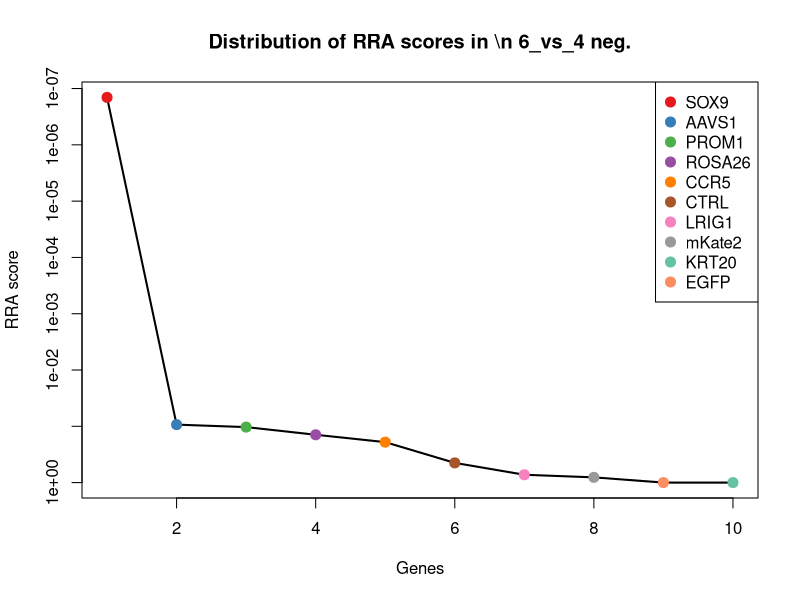
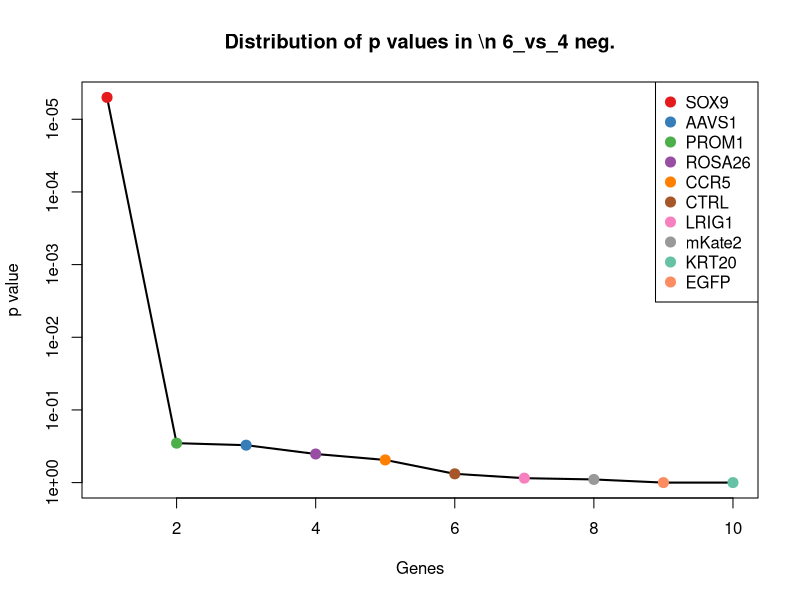
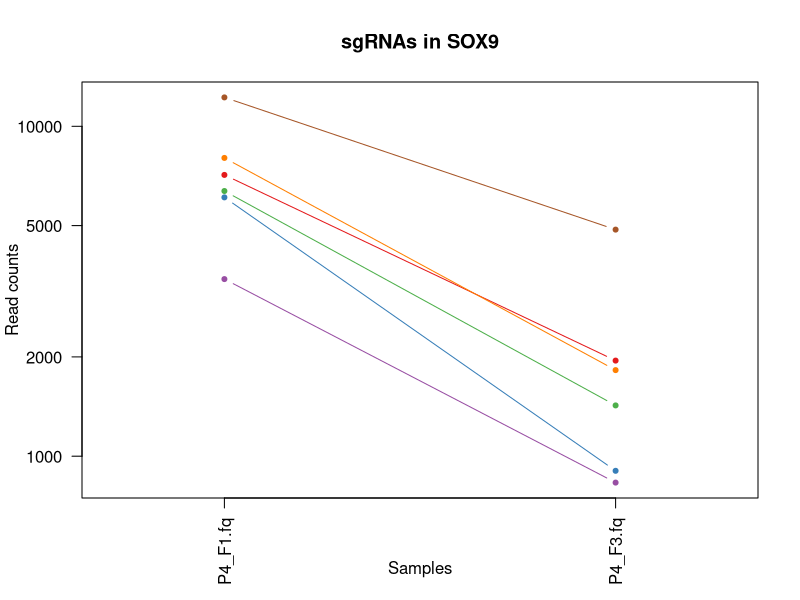
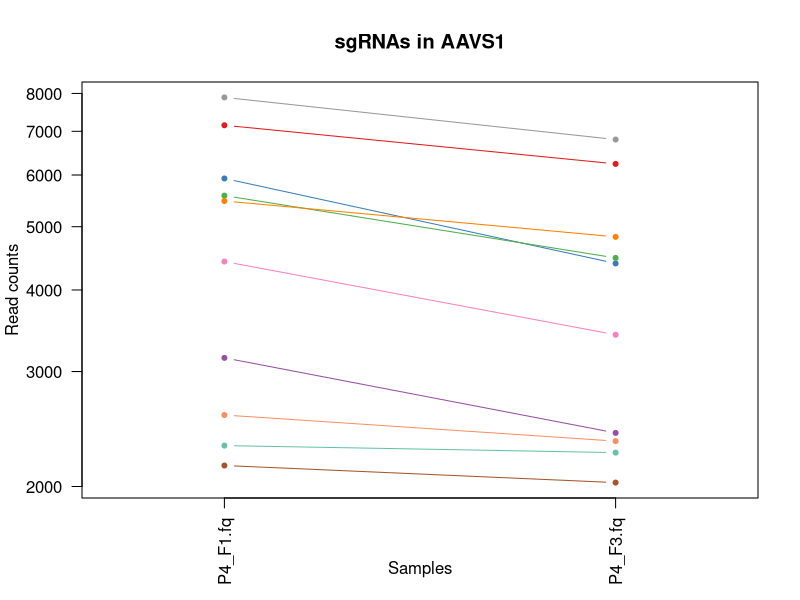
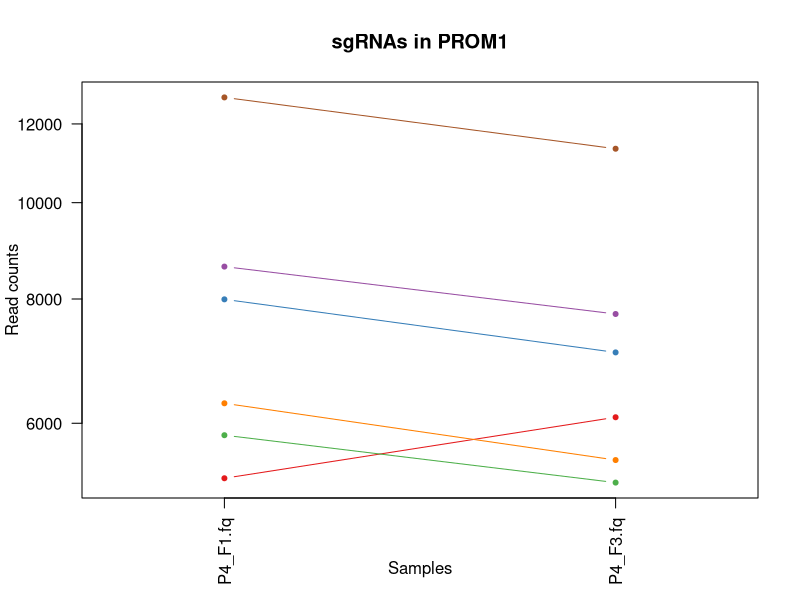
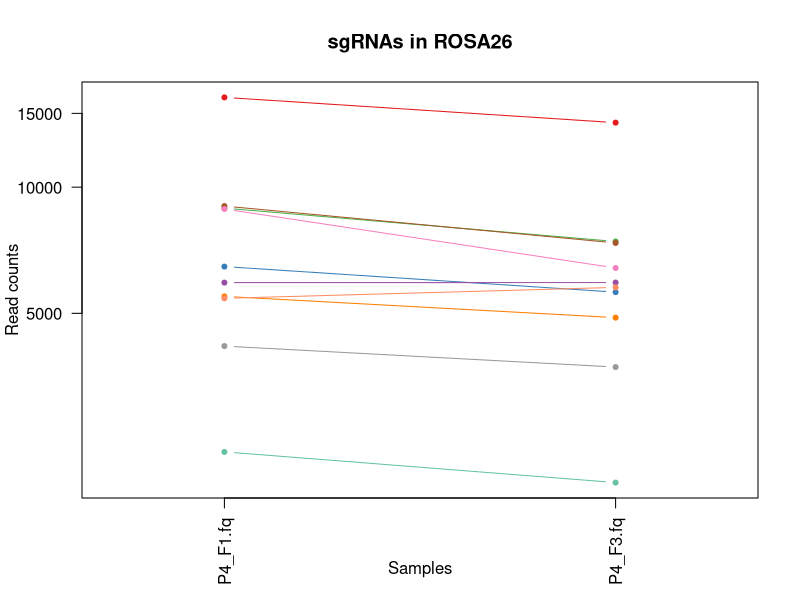
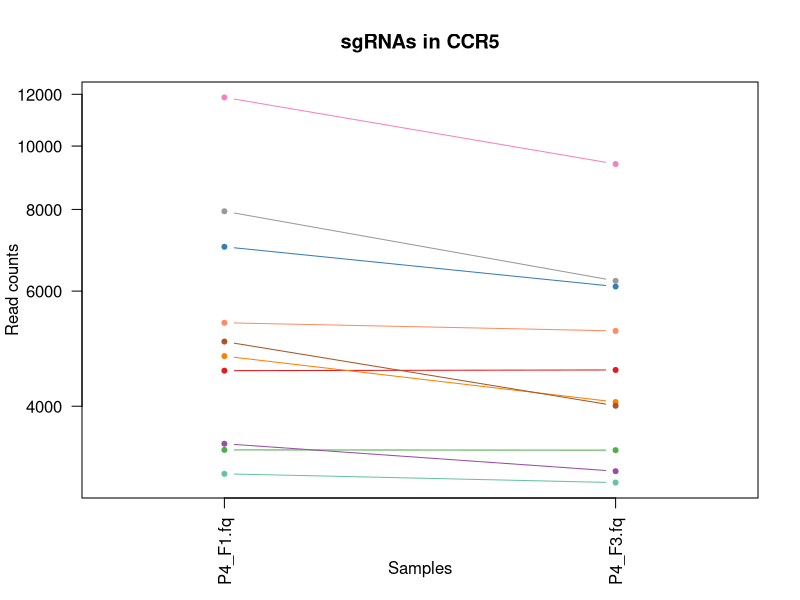
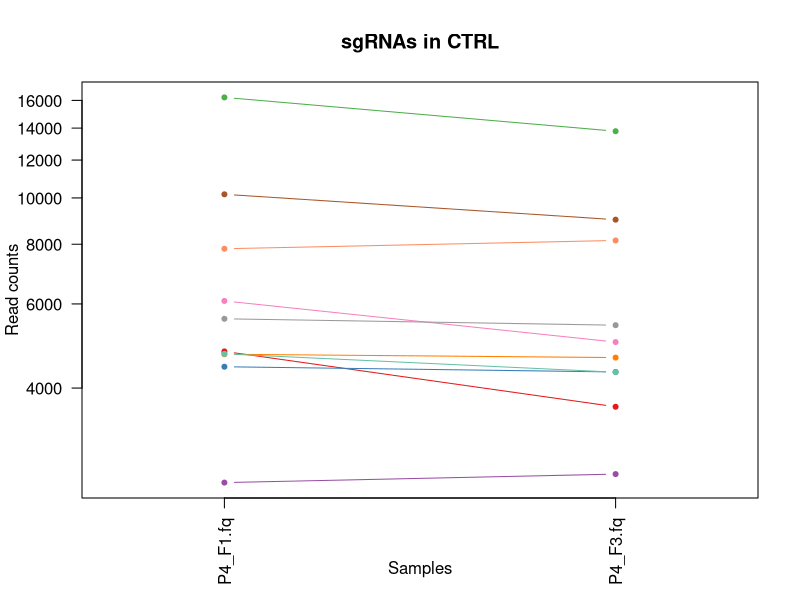

Reproduce these figures in R, in order. (Note: this script raises an error after producing the figures.)
pdf(file='P4_46_day7.pdf',width=4.5,height=4.5);
gstable=read.table('P4_46_day7.gene_summary.txt',header=T)
# 
#
# parameters
# Do not modify the variables beginning with "__"

# gstablename='__GENE_SUMMARY_FILE__'
startindex=3
# outputfile='__OUTPUT_FILE__'
targetgenelist=c("SOX9","AAVS1","PROM1","ROSA26","CCR5","CTRL","LRIG1","mKate2","KRT20","EGFP")
# samplelabel=sub('.\\w+.\\w+$','',colnames(gstable)[startindex]);
samplelabel='6_vs_4 neg.'


# You need to write some codes in front of this code:
# gstable=read.table(gstablename,header=T)
# pdf(file=outputfile,width=6,height=6)


# set up color using RColorBrewer
#library(RColorBrewer)
#colors <- brewer.pal(length(targetgenelist), "Set1")

colors=c( "#E41A1C", "#377EB8", "#4DAF4A", "#984EA3", "#FF7F00",  "#A65628", "#F781BF",
          "#999999", "#66C2A5", "#FC8D62", "#8DA0CB", "#E78AC3", "#A6D854", "#FFD92F", "#E5C494", "#B3B3B3", 
          "#8DD3C7", "#FFFFB3", "#BEBADA", "#FB8072", "#80B1D3", "#FDB462", "#B3DE69", "#FCCDE5",
          "#D9D9D9", "#BC80BD", "#CCEBC5", "#FFED6F")

######
# function definition

plotrankedvalues<-function(val, tglist, ...){
  
  plot(val,log='y',ylim=c(max(val),min(val)),type='l',lwd=2, ...)
  if(length(tglist)>0){
    for(i in 1:length(tglist)){
      targetgene=tglist[i];
      tx=which(names(val)==targetgene);ty=val[targetgene];
      points(tx,ty,col=colors[(i %% length(colors)) ],cex=2,pch=20)
      # text(tx+50,ty,targetgene,col=colors[i])
    }
    legend('topright',tglist,pch=20,pt.cex = 2,cex=1,col=colors)
  }
}



plotrandvalues<-function(val,targetgenelist, ...){
  # choose the one with the best distance distribution
  
  mindiffvalue=0;
  randval=val;
  for(i in 1:20){
    randval0=sample(val)
    vindex=sort(which(names(randval0) %in% targetgenelist))
    if(max(vindex)>0.9*length(val)){
      # print('pass...')
      next;
    }
    mindiffind=min(diff(vindex));
    if (mindiffind > mindiffvalue){
      mindiffvalue=mindiffind;
      randval=randval0;
      # print(paste('Diff: ',mindiffvalue))
    }
  }
  plot(randval,log='y',ylim=c(max(randval),min(randval)),pch=20,col='grey', ...)
  
  if(length(targetgenelist)>0){
    for(i in 1:length(targetgenelist)){
      targetgene=targetgenelist[i];
      tx=which(names(randval)==targetgene);ty=randval[targetgene];
      points(tx,ty,col=colors[(i %% length(colors)) ],cex=2,pch=20)
      text(tx+50,ty,targetgene,col=colors[i])
    }
  }
  
}




# set.seed(1235)



pvec=gstable[,startindex]
names(pvec)=gstable[,'id']
pvec=sort(pvec);

plotrankedvalues(pvec,targetgenelist,xlab='Genes',ylab='RRA score',main=paste('Distribution of RRA scores in \\n',samplelabel))

# plotrandvalues(pvec,targetgenelist,xlab='Genes',ylab='RRA score',main=paste('Distribution of RRA scores in \\n',samplelabel))


pvec=gstable[,startindex+1]
names(pvec)=gstable[,'id']
pvec=sort(pvec);

plotrankedvalues(pvec,targetgenelist,xlab='Genes',ylab='p value',main=paste('Distribution of p values in \\n',samplelabel))

# plotrandvalues(pvec,targetgenelist,xlab='Genes',ylab='p value',main=paste('Distribution of p values in \\n',samplelabel))



# you need to write after this code:
# dev.off()






# parameters
# Do not modify the variables beginning with "__"
targetmat=list(c(7121.442555638859,1948.1722943930413),c(6088.079012827491,902.1819962678186),c(6364.5416898602225,1424.562579937877),c(3441.4546046482965,830.8924107316694),c(8018.260507964547,1822.8009543122273),c(12232.63058468301,4861.212255094309))
targetgene="SOX9"
collabel=c("P4_F1.fq","P4_F3.fq")

# set up color using RColorBrewer
#library(RColorBrewer)
#colors <- brewer.pal(length(targetgenelist), "Set1")

colors=c( "#E41A1C", "#377EB8", "#4DAF4A", "#984EA3", "#FF7F00",  "#A65628", "#F781BF",
          "#999999", "#66C2A5", "#FC8D62", "#8DA0CB", "#E78AC3", "#A6D854", "#FFD92F", "#E5C494", "#B3B3B3", 
          "#8DD3C7", "#FFFFB3", "#BEBADA", "#FB8072", "#80B1D3", "#FDB462", "#B3DE69", "#FCCDE5",
          "#D9D9D9", "#BC80BD", "#CCEBC5", "#FFED6F")


## code

targetmatvec=unlist(targetmat)+1
yrange=range(targetmatvec[targetmatvec>0]);
# yrange[1]=1; # set the minimum value to 1
for(i in 1:length(targetmat)){
  vali=targetmat[[i]]+1;
  if(i==1){
    plot(1:length(vali),vali,type='b',las=1,pch=20,main=paste('sgRNAs in',targetgene),ylab='Read counts',xlab='Samples',xlim=c(0.7,length(vali)+0.3),ylim = yrange,col=colors[(i %% length(colors))],xaxt='n',log='y')
    axis(1,at=1:length(vali),labels=(collabel),las=2)
    # lines(0:100,rep(1,101),col='black');
  }else{
    lines(1:length(vali),vali,type='b',pch=20,col=colors[(i %% length(colors))])
  }
}




# parameters
# Do not modify the variables beginning with "__"
targetmat=list(c(7149.257398145201,6239.067865198156),c(5926.247201881502,4391.684295183809),c(5578.140233544557,4477.72345014123),c(3147.291573293348,2415.241992733329),c(5473.623855641939,4823.109200756022),c(2152.700235187791,2026.8366646398267),c(4420.8742104776675,3414.5253210245232),c(7887.615035586275,6798.322372421396),c(2309.474802041718,2252.9967290993345),c(2572.4514948289498,2346.4106687673916))
targetgene="AAVS1"
collabel=c("P4_F1.fq","P4_F3.fq")

# set up color using RColorBrewer
#library(RColorBrewer)
#colors <- brewer.pal(length(targetgenelist), "Set1")

colors=c( "#E41A1C", "#377EB8", "#4DAF4A", "#984EA3", "#FF7F00",  "#A65628", "#F781BF",
          "#999999", "#66C2A5", "#FC8D62", "#8DA0CB", "#E78AC3", "#A6D854", "#FFD92F", "#E5C494", "#B3B3B3", 
          "#8DD3C7", "#FFFFB3", "#BEBADA", "#FB8072", "#80B1D3", "#FDB462", "#B3DE69", "#FCCDE5",
          "#D9D9D9", "#BC80BD", "#CCEBC5", "#FFED6F")


## code

targetmatvec=unlist(targetmat)+1
yrange=range(targetmatvec[targetmatvec>0]);
# yrange[1]=1; # set the minimum value to 1
for(i in 1:length(targetmat)){
  vali=targetmat[[i]]+1;
  if(i==1){
    plot(1:length(vali),vali,type='b',las=1,pch=20,main=paste('sgRNAs in',targetgene),ylab='Read counts',xlab='Samples',xlim=c(0.7,length(vali)+0.3),ylim = yrange,col=colors[(i %% length(colors))],xaxt='n',log='y')
    axis(1,at=1:length(vali),labels=(collabel),las=2)
    # lines(0:100,rep(1,101),col='black');
  }else{
    lines(1:length(vali),vali,type='b',pch=20,col=colors[(i %% length(colors))])
  }
}




# parameters
# Do not modify the variables beginning with "__"
targetmat=list(c(5281.448580143578,6082.968255489692),c(7992.974287504237,7068.73114514472),c(5835.216808224383,5228.722359841008),c(8622.601176965974,7726.316115176441),c(6282.782910371884,5508.964178845181),c(12758.583970257474,11328.898446322184))
targetgene="PROM1"
collabel=c("P4_F1.fq","P4_F3.fq")

# set up color using RColorBrewer
#library(RColorBrewer)
#colors <- brewer.pal(length(targetgenelist), "Set1")

colors=c( "#E41A1C", "#377EB8", "#4DAF4A", "#984EA3", "#FF7F00",  "#A65628", "#F781BF",
          "#999999", "#66C2A5", "#FC8D62", "#8DA0CB", "#E78AC3", "#A6D854", "#FFD92F", "#E5C494", "#B3B3B3", 
          "#8DD3C7", "#FFFFB3", "#BEBADA", "#FB8072", "#80B1D3", "#FDB462", "#B3DE69", "#FCCDE5",
          "#D9D9D9", "#BC80BD", "#CCEBC5", "#FFED6F")


## code

targetmatvec=unlist(targetmat)+1
yrange=range(targetmatvec[targetmatvec>0]);
# yrange[1]=1; # set the minimum value to 1
for(i in 1:length(targetmat)){
  vali=targetmat[[i]]+1;
  if(i==1){
    plot(1:length(vali),vali,type='b',las=1,pch=20,main=paste('sgRNAs in',targetgene),ylab='Read counts',xlab='Samples',xlim=c(0.7,length(vali)+0.3),ylim = yrange,col=colors[(i %% length(colors))],xaxt='n',log='y')
    axis(1,at=1:length(vali),labels=(collabel),las=2)
    # lines(0:100,rep(1,101),col='black');
  }else{
    lines(1:length(vali),vali,type='b',pch=20,col=colors[(i %% length(colors))])
  }
}




# parameters
# Do not modify the variables beginning with "__"
targetmat=list(c(16374.513496081916,14254.229714874511),c(6462.315075640091,5615.898557149405),c(8910.864090213518,7417.804288114829),c(5917.818461728066,5919.493861070591),c(5486.266965872095,4882.10747844111),c(9012.00897205476,7360.035141214847),c(8867.034641415645,6413.604436683211),c(4174.754997997309,3720.578886515922),c(2333.9181484866845,1971.5257793100557),c(5428.951532828723,5764.623382147233))
targetgene="ROSA26"
collabel=c("P4_F1.fq","P4_F3.fq")

# set up color using RColorBrewer
#library(RColorBrewer)
#colors <- brewer.pal(length(targetgenelist), "Set1")

colors=c( "#E41A1C", "#377EB8", "#4DAF4A", "#984EA3", "#FF7F00",  "#A65628", "#F781BF",
          "#999999", "#66C2A5", "#FC8D62", "#8DA0CB", "#E78AC3", "#A6D854", "#FFD92F", "#E5C494", "#B3B3B3", 
          "#8DD3C7", "#FFFFB3", "#BEBADA", "#FB8072", "#80B1D3", "#FDB462", "#B3DE69", "#FCCDE5",
          "#D9D9D9", "#BC80BD", "#CCEBC5", "#FFED6F")


## code

targetmatvec=unlist(targetmat)+1
yrange=range(targetmatvec[targetmatvec>0]);
# yrange[1]=1; # set the minimum value to 1
for(i in 1:length(targetmat)){
  vali=targetmat[[i]]+1;
  if(i==1){
    plot(1:length(vali),vali,type='b',las=1,pch=20,main=paste('sgRNAs in',targetgene),ylab='Read counts',xlab='Samples',xlim=c(0.7,length(vali)+0.3),ylim = yrange,col=colors[(i %% length(colors))],xaxt='n',log='y')
    axis(1,at=1:length(vali),labels=(collabel),las=2)
    # lines(0:100,rep(1,101),col='black');
  }else{
    lines(1:length(vali),vali,type='b',pch=20,col=colors[(i %% length(colors))])
  }
}




# parameters
# Do not modify the variables beginning with "__"
targetmat=list(c(4532.976454518379,4544.096512536955),c(7012.711807659522,6096.488694125858),c(3428.811494418141,3425.5874980904773),c(3503.82728178373,3180.9904718543794),c(4770.6669268453,4058.5898524200775),c(5021.84338341772,4005.7372286605187),c(11868.509010054535,9386.871805854673),c(7946.6162166603335,6219.40177263646),c(3151.5059433700662,3055.619131773565),c(5365.735981677947,5213.972790419736))
targetgene="CCR5"
collabel=c("P4_F1.fq","P4_F3.fq")

# set up color using RColorBrewer
#library(RColorBrewer)
#colors <- brewer.pal(length(targetgenelist), "Set1")

colors=c( "#E41A1C", "#377EB8", "#4DAF4A", "#984EA3", "#FF7F00",  "#A65628", "#F781BF",
          "#999999", "#66C2A5", "#FC8D62", "#8DA0CB", "#E78AC3", "#A6D854", "#FFD92F", "#E5C494", "#B3B3B3", 
          "#8DD3C7", "#FFFFB3", "#BEBADA", "#FB8072", "#80B1D3", "#FDB462", "#B3DE69", "#FCCDE5",
          "#D9D9D9", "#BC80BD", "#CCEBC5", "#FFED6F")


## code

targetmatvec=unlist(targetmat)+1
yrange=range(targetmatvec[targetmatvec>0]);
# yrange[1]=1; # set the minimum value to 1
for(i in 1:length(targetmat)){
  vali=targetmat[[i]]+1;
  if(i==1){
    plot(1:length(vali),vali,type='b',las=1,pch=20,main=paste('sgRNAs in',targetgene),ylab='Read counts',xlab='Samples',xlim=c(0.7,length(vali)+0.3),ylim = yrange,col=colors[(i %% length(colors))],xaxt='n',log='y')
    axis(1,at=1:length(vali),labels=(collabel),las=2)
    # lines(0:100,rep(1,101),col='black');
  }else{
    lines(1:length(vali),vali,type='b',pch=20,col=colors[(i %% length(colors))])
  }
}




# parameters
# Do not modify the variables beginning with "__"
targetmat=list(c(4771.509800860644,3654.2058241201967),c(4431.831572677135,4321.623840432766),c(16230.382039458143,13789.618278104435),c(2535.3650381538273,2641.4020571928368),c(4707.4513756945225,4631.364798279483),c(10174.332239213712,9003.383000901595),c(6085.55039078146,4991.500118315546),c(5584.040351651963,5414.321108392017),c(4715.037241832616,4316.707317292342),c(7826.928106481529,8145.449712897594))
targetgene="CTRL"
collabel=c("P4_F1.fq","P4_F3.fq")

# set up color using RColorBrewer
#library(RColorBrewer)
#colors <- brewer.pal(length(targetgenelist), "Set1")

colors=c( "#E41A1C", "#377EB8", "#4DAF4A", "#984EA3", "#FF7F00",  "#A65628", "#F781BF",
          "#999999", "#66C2A5", "#FC8D62", "#8DA0CB", "#E78AC3", "#A6D854", "#FFD92F", "#E5C494", "#B3B3B3", 
          "#8DD3C7", "#FFFFB3", "#BEBADA", "#FB8072", "#80B1D3", "#FDB462", "#B3DE69", "#FCCDE5",
          "#D9D9D9", "#BC80BD", "#CCEBC5", "#FFED6F")


## code

targetmatvec=unlist(targetmat)+1
yrange=range(targetmatvec[targetmatvec>0]);
# yrange[1]=1; # set the minimum value to 1
for(i in 1:length(targetmat)){
  vali=targetmat[[i]]+1;
  if(i==1){
    plot(1:length(vali),vali,type='b',las=1,pch=20,main=paste('sgRNAs in',targetgene),ylab='Read counts',xlab='Samples',xlim=c(0.7,length(vali)+0.3),ylim = yrange,col=colors[(i %% length(colors))],xaxt='n',log='y')
    axis(1,at=1:length(vali),labels=(collabel),las=2)
    # lines(0:100,rep(1,101),col='black');
  }else{
    lines(1:length(vali),vali,type='b',pch=20,col=colors[(i %% length(colors))])
  }
}




# parameters
# Do not modify the variables beginning with "__"
targetmat=list(c(6886.280705357968,6010.449539168437),c(3776.0755887397427,3382.5679206117666),c(3469.2694471546383,3381.3387898266606),c(7381.890626380059,7223.601624068078),c(11194.20979777958,9924.001958946004),c(3973.3081083301668,3833.6589187456757))
targetgene="LRIG1"
collabel=c("P4_F1.fq","P4_F3.fq")

# set up color using RColorBrewer
#library(RColorBrewer)
#colors <- brewer.pal(length(targetgenelist), "Set1")

colors=c( "#E41A1C", "#377EB8", "#4DAF4A", "#984EA3", "#FF7F00",  "#A65628", "#F781BF",
          "#999999", "#66C2A5", "#FC8D62", "#8DA0CB", "#E78AC3", "#A6D854", "#FFD92F", "#E5C494", "#B3B3B3", 
          "#8DD3C7", "#FFFFB3", "#BEBADA", "#FB8072", "#80B1D3", "#FDB462", "#B3DE69", "#FCCDE5",
          "#D9D9D9", "#BC80BD", "#CCEBC5", "#FFED6F")


## code

targetmatvec=unlist(targetmat)+1
yrange=range(targetmatvec[targetmatvec>0]);
# yrange[1]=1; # set the minimum value to 1
for(i in 1:length(targetmat)){
  vali=targetmat[[i]]+1;
  if(i==1){
    plot(1:length(vali),vali,type='b',las=1,pch=20,main=paste('sgRNAs in',targetgene),ylab='Read counts',xlab='Samples',xlim=c(0.7,length(vali)+0.3),ylim = yrange,col=colors[(i %% length(colors))],xaxt='n',log='y')
    axis(1,at=1:length(vali),labels=(collabel),las=2)
    # lines(0:100,rep(1,101),col='black');
  }else{
    lines(1:length(vali),vali,type='b',pch=20,col=colors[(i %% length(colors))])
  }
}




# parameters
# Do not modify the variables beginning with "__"
targetmat=list(c(3335.2524787149914,3187.1361257799094),c(4323.100824697799,4101.609429898788),c(4586.077517485031,3924.614596843521),c(4184.869486181434,3882.8241501499165),c(3847.7198800439564,3547.271445815973),c(7451.006295638243,6631.160585646977))
targetgene="mKate2"
collabel=c("P4_F1.fq","P4_F3.fq")

# set up color using RColorBrewer
#library(RColorBrewer)
#colors <- brewer.pal(length(targetgenelist), "Set1")

colors=c( "#E41A1C", "#377EB8", "#4DAF4A", "#984EA3", "#FF7F00",  "#A65628", "#F781BF",
          "#999999", "#66C2A5", "#FC8D62", "#8DA0CB", "#E78AC3", "#A6D854", "#FFD92F", "#E5C494", "#B3B3B3", 
          "#8DD3C7", "#FFFFB3", "#BEBADA", "#FB8072", "#80B1D3", "#FDB462", "#B3DE69", "#FCCDE5",
          "#D9D9D9", "#BC80BD", "#CCEBC5", "#FFED6F")


## code

targetmatvec=unlist(targetmat)+1
yrange=range(targetmatvec[targetmatvec>0]);
# yrange[1]=1; # set the minimum value to 1
for(i in 1:length(targetmat)){
  vali=targetmat[[i]]+1;
  if(i==1){
    plot(1:length(vali),vali,type='b',las=1,pch=20,main=paste('sgRNAs in',targetgene),ylab='Read counts',xlab='Samples',xlim=c(0.7,length(vali)+0.3),ylim = yrange,col=colors[(i %% length(colors))],xaxt='n',log='y')
    axis(1,at=1:length(vali),labels=(collabel),las=2)
    # lines(0:100,rep(1,101),col='black');
  }else{
    lines(1:length(vali),vali,type='b',pch=20,col=colors[(i %% length(colors))])
  }
}




# parameters
# Do not modify the variables beginning with "__"
targetmat=list(c(1045.1637790261789,5896.140376153577),c(1405.0709835779355,8201.98972901247),c(1041.792282964804,7168.2907387383075),c(526.7962595898078,2724.982950580046),c(1627.5897236286703,9117.692163916456),c(1274.425511199663,4678.071768113511))
targetgene="KRT20"
collabel=c("P4_F1.fq","P4_F3.fq")

# set up color using RColorBrewer
#library(RColorBrewer)
#colors <- brewer.pal(length(targetgenelist), "Set1")

colors=c( "#E41A1C", "#377EB8", "#4DAF4A", "#984EA3", "#FF7F00",  "#A65628", "#F781BF",
          "#999999", "#66C2A5", "#FC8D62", "#8DA0CB", "#E78AC3", "#A6D854", "#FFD92F", "#E5C494", "#B3B3B3", 
          "#8DD3C7", "#FFFFB3", "#BEBADA", "#FB8072", "#80B1D3", "#FDB462", "#B3DE69", "#FCCDE5",
          "#D9D9D9", "#BC80BD", "#CCEBC5", "#FFED6F")


## code

targetmatvec=unlist(targetmat)+1
yrange=range(targetmatvec[targetmatvec>0]);
# yrange[1]=1; # set the minimum value to 1
for(i in 1:length(targetmat)){
  vali=targetmat[[i]]+1;
  if(i==1){
    plot(1:length(vali),vali,type='b',las=1,pch=20,main=paste('sgRNAs in',targetgene),ylab='Read counts',xlab='Samples',xlim=c(0.7,length(vali)+0.3),ylim = yrange,col=colors[(i %% length(colors))],xaxt='n',log='y')
    axis(1,at=1:length(vali),labels=(collabel),las=2)
    # lines(0:100,rep(1,101),col='black');
  }else{
    lines(1:length(vali),vali,type='b',pch=20,col=colors[(i %% length(colors))])
  }
}




# parameters
# Do not modify the variables beginning with "__"
targetmat=list(c(559.6683461882119,7871.353547818951),c(810.0019287452885,9524.534453786548),c(345.57834629091394,5925.639514996122),c(448.40897616284445,5269.283675749507),c(659.9703540141113,8780.910328797405),c(2903.7009828590208,8822.70077549101))
targetgene="EGFP"
collabel=c("P4_F1.fq","P4_F3.fq")

# set up color using RColorBrewer
#library(RColorBrewer)
#colors <- brewer.pal(length(targetgenelist), "Set1")

colors=c( "#E41A1C", "#377EB8", "#4DAF4A", "#984EA3", "#FF7F00",  "#A65628", "#F781BF",
          "#999999", "#66C2A5", "#FC8D62", "#8DA0CB", "#E78AC3", "#A6D854", "#FFD92F", "#E5C494", "#B3B3B3", 
          "#8DD3C7", "#FFFFB3", "#BEBADA", "#FB8072", "#80B1D3", "#FDB462", "#B3DE69", "#FCCDE5",
          "#D9D9D9", "#BC80BD", "#CCEBC5", "#FFED6F")


## code

targetmatvec=unlist(targetmat)+1
yrange=range(targetmatvec[targetmatvec>0]);
# yrange[1]=1; # set the minimum value to 1
for(i in 1:length(targetmat)){
  vali=targetmat[[i]]+1;
  if(i==1){
    plot(1:length(vali),vali,type='b',las=1,pch=20,main=paste('sgRNAs in',targetgene),ylab='Read counts',xlab='Samples',xlim=c(0.7,length(vali)+0.3),ylim = yrange,col=colors[(i %% length(colors))],xaxt='n',log='y')
    axis(1,at=1:length(vali),labels=(collabel),las=2)
    # lines(0:100,rep(1,101),col='black');
  }else{
    lines(1:length(vali),vali,type='b',pch=20,col=colors[(i %% length(colors))])
  }
}



# 
#
# parameters
# Do not modify the variables beginning with "__"

# gstablename='__GENE_SUMMARY_FILE__'
startindex=9
# outputfile='__OUTPUT_FILE__'
targetgenelist=c("EGFP","KRT20","PROM1","ROSA26","LRIG1","CTRL","CCR5","mKate2","AAVS1","SOX9")
# samplelabel=sub('.\\w+.\\w+$','',colnames(gstable)[startindex]);
samplelabel='6_vs_4 pos.'


# You need to write some codes in front of this code:
# gstable=read.table(gstablename,header=T)
# pdf(file=outputfile,width=6,height=6)


# set up color using RColorBrewer
#library(RColorBrewer)
#colors <- brewer.pal(length(targetgenelist), "Set1")

colors=c( "#E41A1C", "#377EB8", "#4DAF4A", "#984EA3", "#FF7F00",  "#A65628", "#F781BF",
          "#999999", "#66C2A5", "#FC8D62", "#8DA0CB", "#E78AC3", "#A6D854", "#FFD92F", "#E5C494", "#B3B3B3", 
          "#8DD3C7", "#FFFFB3", "#BEBADA", "#FB8072", "#80B1D3", "#FDB462", "#B3DE69", "#FCCDE5",
          "#D9D9D9", "#BC80BD", "#CCEBC5", "#FFED6F")

######
# function definition

plotrankedvalues<-function(val, tglist, ...){
  
  plot(val,log='y',ylim=c(max(val),min(val)),type='l',lwd=2, ...)
  if(length(tglist)>0){
    for(i in 1:length(tglist)){
      targetgene=tglist[i];
      tx=which(names(val)==targetgene);ty=val[targetgene];
      points(tx,ty,col=colors[(i %% length(colors)) ],cex=2,pch=20)
      # text(tx+50,ty,targetgene,col=colors[i])
    }
    legend('topright',tglist,pch=20,pt.cex = 2,cex=1,col=colors)
  }
}



plotrandvalues<-function(val,targetgenelist, ...){
  # choose the one with the best distance distribution
  
  mindiffvalue=0;
  randval=val;
  for(i in 1:20){
    randval0=sample(val)
    vindex=sort(which(names(randval0) %in% targetgenelist))
    if(max(vindex)>0.9*length(val)){
      # print('pass...')
      next;
    }
    mindiffind=min(diff(vindex));
    if (mindiffind > mindiffvalue){
      mindiffvalue=mindiffind;
      randval=randval0;
      # print(paste('Diff: ',mindiffvalue))
    }
  }
  plot(randval,log='y',ylim=c(max(randval),min(randval)),pch=20,col='grey', ...)
  
  if(length(targetgenelist)>0){
    for(i in 1:length(targetgenelist)){
      targetgene=targetgenelist[i];
      tx=which(names(randval)==targetgene);ty=randval[targetgene];
      points(tx,ty,col=colors[(i %% length(colors)) ],cex=2,pch=20)
      text(tx+50,ty,targetgene,col=colors[i])
    }
  }
  
}




# set.seed(1235)



pvec=gstable[,startindex]
names(pvec)=gstable[,'id']
pvec=sort(pvec);

plotrankedvalues(pvec,targetgenelist,xlab='Genes',ylab='RRA score',main=paste('Distribution of RRA scores in \\n',samplelabel))

# plotrandvalues(pvec,targetgenelist,xlab='Genes',ylab='RRA score',main=paste('Distribution of RRA scores in \\n',samplelabel))


pvec=gstable[,startindex+1]
names(pvec)=gstable[,'id']
pvec=sort(pvec);

plotrankedvalues(pvec,targetgenelist,xlab='Genes',ylab='p value',main=paste('Distribution of p values in \\n',samplelabel))

# plotrandvalues(pvec,targetgenelist,xlab='Genes',ylab='p value',main=paste('Distribution of p values in \\n',samplelabel))



# you need to write after this code:
# dev.off()






# parameters
# Do not modify the variables beginning with "__"
targetmat=list(c(559.6683461882119,7871.353547818951),c(810.0019287452885,9524.534453786548),c(345.57834629091394,5925.639514996122),c(448.40897616284445,5269.283675749507),c(659.9703540141113,8780.910328797405),c(2903.7009828590208,8822.70077549101))
targetgene="EGFP"
collabel=c("P4_F1.fq","P4_F3.fq")

# set up color using RColorBrewer
#library(RColorBrewer)
#colors <- brewer.pal(length(targetgenelist), "Set1")

colors=c( "#E41A1C", "#377EB8", "#4DAF4A", "#984EA3", "#FF7F00",  "#A65628", "#F781BF",
          "#999999", "#66C2A5", "#FC8D62", "#8DA0CB", "#E78AC3", "#A6D854", "#FFD92F", "#E5C494", "#B3B3B3", 
          "#8DD3C7", "#FFFFB3", "#BEBADA", "#FB8072", "#80B1D3", "#FDB462", "#B3DE69", "#FCCDE5",
          "#D9D9D9", "#BC80BD", "#CCEBC5", "#FFED6F")


## code

targetmatvec=unlist(targetmat)+1
yrange=range(targetmatvec[targetmatvec>0]);
# yrange[1]=1; # set the minimum value to 1
for(i in 1:length(targetmat)){
  vali=targetmat[[i]]+1;
  if(i==1){
    plot(1:length(vali),vali,type='b',las=1,pch=20,main=paste('sgRNAs in',targetgene),ylab='Read counts',xlab='Samples',xlim=c(0.7,length(vali)+0.3),ylim = yrange,col=colors[(i %% length(colors))],xaxt='n',log='y')
    axis(1,at=1:length(vali),labels=(collabel),las=2)
    # lines(0:100,rep(1,101),col='black');
  }else{
    lines(1:length(vali),vali,type='b',pch=20,col=colors[(i %% length(colors))])
  }
}




# parameters
# Do not modify the variables beginning with "__"
targetmat=list(c(1045.1637790261789,5896.140376153577),c(1405.0709835779355,8201.98972901247),c(1041.792282964804,7168.2907387383075),c(526.7962595898078,2724.982950580046),c(1627.5897236286703,9117.692163916456),c(1274.425511199663,4678.071768113511))
targetgene="KRT20"
collabel=c("P4_F1.fq","P4_F3.fq")

# set up color using RColorBrewer
#library(RColorBrewer)
#colors <- brewer.pal(length(targetgenelist), "Set1")

colors=c( "#E41A1C", "#377EB8", "#4DAF4A", "#984EA3", "#FF7F00",  "#A65628", "#F781BF",
          "#999999", "#66C2A5", "#FC8D62", "#8DA0CB", "#E78AC3", "#A6D854", "#FFD92F", "#E5C494", "#B3B3B3", 
          "#8DD3C7", "#FFFFB3", "#BEBADA", "#FB8072", "#80B1D3", "#FDB462", "#B3DE69", "#FCCDE5",
          "#D9D9D9", "#BC80BD", "#CCEBC5", "#FFED6F")


## code

targetmatvec=unlist(targetmat)+1
yrange=range(targetmatvec[targetmatvec>0]);
# yrange[1]=1; # set the minimum value to 1
for(i in 1:length(targetmat)){
  vali=targetmat[[i]]+1;
  if(i==1){
    plot(1:length(vali),vali,type='b',las=1,pch=20,main=paste('sgRNAs in',targetgene),ylab='Read counts',xlab='Samples',xlim=c(0.7,length(vali)+0.3),ylim = yrange,col=colors[(i %% length(colors))],xaxt='n',log='y')
    axis(1,at=1:length(vali),labels=(collabel),las=2)
    # lines(0:100,rep(1,101),col='black');
  }else{
    lines(1:length(vali),vali,type='b',pch=20,col=colors[(i %% length(colors))])
  }
}




# parameters
# Do not modify the variables beginning with "__"
targetmat=list(c(5281.448580143578,6082.968255489692),c(7992.974287504237,7068.73114514472),c(5835.216808224383,5228.722359841008),c(8622.601176965974,7726.316115176441),c(6282.782910371884,5508.964178845181),c(12758.583970257474,11328.898446322184))
targetgene="PROM1"
collabel=c("P4_F1.fq","P4_F3.fq")

# set up color using RColorBrewer
#library(RColorBrewer)
#colors <- brewer.pal(length(targetgenelist), "Set1")

colors=c( "#E41A1C", "#377EB8", "#4DAF4A", "#984EA3", "#FF7F00",  "#A65628", "#F781BF",
          "#999999", "#66C2A5", "#FC8D62", "#8DA0CB", "#E78AC3", "#A6D854", "#FFD92F", "#E5C494", "#B3B3B3", 
          "#8DD3C7", "#FFFFB3", "#BEBADA", "#FB8072", "#80B1D3", "#FDB462", "#B3DE69", "#FCCDE5",
          "#D9D9D9", "#BC80BD", "#CCEBC5", "#FFED6F")


## code

targetmatvec=unlist(targetmat)+1
yrange=range(targetmatvec[targetmatvec>0]);
# yrange[1]=1; # set the minimum value to 1
for(i in 1:length(targetmat)){
  vali=targetmat[[i]]+1;
  if(i==1){
    plot(1:length(vali),vali,type='b',las=1,pch=20,main=paste('sgRNAs in',targetgene),ylab='Read counts',xlab='Samples',xlim=c(0.7,length(vali)+0.3),ylim = yrange,col=colors[(i %% length(colors))],xaxt='n',log='y')
    axis(1,at=1:length(vali),labels=(collabel),las=2)
    # lines(0:100,rep(1,101),col='black');
  }else{
    lines(1:length(vali),vali,type='b',pch=20,col=colors[(i %% length(colors))])
  }
}




# parameters
# Do not modify the variables beginning with "__"
targetmat=list(c(16374.513496081916,14254.229714874511),c(6462.315075640091,5615.898557149405),c(8910.864090213518,7417.804288114829),c(5917.818461728066,5919.493861070591),c(5486.266965872095,4882.10747844111),c(9012.00897205476,7360.035141214847),c(8867.034641415645,6413.604436683211),c(4174.754997997309,3720.578886515922),c(2333.9181484866845,1971.5257793100557),c(5428.951532828723,5764.623382147233))
targetgene="ROSA26"
collabel=c("P4_F1.fq","P4_F3.fq")

# set up color using RColorBrewer
#library(RColorBrewer)
#colors <- brewer.pal(length(targetgenelist), "Set1")

colors=c( "#E41A1C", "#377EB8", "#4DAF4A", "#984EA3", "#FF7F00",  "#A65628", "#F781BF",
          "#999999", "#66C2A5", "#FC8D62", "#8DA0CB", "#E78AC3", "#A6D854", "#FFD92F", "#E5C494", "#B3B3B3", 
          "#8DD3C7", "#FFFFB3", "#BEBADA", "#FB8072", "#80B1D3", "#FDB462", "#B3DE69", "#FCCDE5",
          "#D9D9D9", "#BC80BD", "#CCEBC5", "#FFED6F")


## code

targetmatvec=unlist(targetmat)+1
yrange=range(targetmatvec[targetmatvec>0]);
# yrange[1]=1; # set the minimum value to 1
for(i in 1:length(targetmat)){
  vali=targetmat[[i]]+1;
  if(i==1){
    plot(1:length(vali),vali,type='b',las=1,pch=20,main=paste('sgRNAs in',targetgene),ylab='Read counts',xlab='Samples',xlim=c(0.7,length(vali)+0.3),ylim = yrange,col=colors[(i %% length(colors))],xaxt='n',log='y')
    axis(1,at=1:length(vali),labels=(collabel),las=2)
    # lines(0:100,rep(1,101),col='black');
  }else{
    lines(1:length(vali),vali,type='b',pch=20,col=colors[(i %% length(colors))])
  }
}




# parameters
# Do not modify the variables beginning with "__"
targetmat=list(c(6886.280705357968,6010.449539168437),c(3776.0755887397427,3382.5679206117666),c(3469.2694471546383,3381.3387898266606),c(7381.890626380059,7223.601624068078),c(11194.20979777958,9924.001958946004),c(3973.3081083301668,3833.6589187456757))
targetgene="LRIG1"
collabel=c("P4_F1.fq","P4_F3.fq")

# set up color using RColorBrewer
#library(RColorBrewer)
#colors <- brewer.pal(length(targetgenelist), "Set1")

colors=c( "#E41A1C", "#377EB8", "#4DAF4A", "#984EA3", "#FF7F00",  "#A65628", "#F781BF",
          "#999999", "#66C2A5", "#FC8D62", "#8DA0CB", "#E78AC3", "#A6D854", "#FFD92F", "#E5C494", "#B3B3B3", 
          "#8DD3C7", "#FFFFB3", "#BEBADA", "#FB8072", "#80B1D3", "#FDB462", "#B3DE69", "#FCCDE5",
          "#D9D9D9", "#BC80BD", "#CCEBC5", "#FFED6F")


## code

targetmatvec=unlist(targetmat)+1
yrange=range(targetmatvec[targetmatvec>0]);
# yrange[1]=1; # set the minimum value to 1
for(i in 1:length(targetmat)){
  vali=targetmat[[i]]+1;
  if(i==1){
    plot(1:length(vali),vali,type='b',las=1,pch=20,main=paste('sgRNAs in',targetgene),ylab='Read counts',xlab='Samples',xlim=c(0.7,length(vali)+0.3),ylim = yrange,col=colors[(i %% length(colors))],xaxt='n',log='y')
    axis(1,at=1:length(vali),labels=(collabel),las=2)
    # lines(0:100,rep(1,101),col='black');
  }else{
    lines(1:length(vali),vali,type='b',pch=20,col=colors[(i %% length(colors))])
  }
}




# parameters
# Do not modify the variables beginning with "__"
targetmat=list(c(4771.509800860644,3654.2058241201967),c(4431.831572677135,4321.623840432766),c(16230.382039458143,13789.618278104435),c(2535.3650381538273,2641.4020571928368),c(4707.4513756945225,4631.364798279483),c(10174.332239213712,9003.383000901595),c(6085.55039078146,4991.500118315546),c(5584.040351651963,5414.321108392017),c(4715.037241832616,4316.707317292342),c(7826.928106481529,8145.449712897594))
targetgene="CTRL"
collabel=c("P4_F1.fq","P4_F3.fq")

# set up color using RColorBrewer
#library(RColorBrewer)
#colors <- brewer.pal(length(targetgenelist), "Set1")

colors=c( "#E41A1C", "#377EB8", "#4DAF4A", "#984EA3", "#FF7F00",  "#A65628", "#F781BF",
          "#999999", "#66C2A5", "#FC8D62", "#8DA0CB", "#E78AC3", "#A6D854", "#FFD92F", "#E5C494", "#B3B3B3", 
          "#8DD3C7", "#FFFFB3", "#BEBADA", "#FB8072", "#80B1D3", "#FDB462", "#B3DE69", "#FCCDE5",
          "#D9D9D9", "#BC80BD", "#CCEBC5", "#FFED6F")


## code

targetmatvec=unlist(targetmat)+1
yrange=range(targetmatvec[targetmatvec>0]);
# yrange[1]=1; # set the minimum value to 1
for(i in 1:length(targetmat)){
  vali=targetmat[[i]]+1;
  if(i==1){
    plot(1:length(vali),vali,type='b',las=1,pch=20,main=paste('sgRNAs in',targetgene),ylab='Read counts',xlab='Samples',xlim=c(0.7,length(vali)+0.3),ylim = yrange,col=colors[(i %% length(colors))],xaxt='n',log='y')
    axis(1,at=1:length(vali),labels=(collabel),las=2)
    # lines(0:100,rep(1,101),col='black');
  }else{
    lines(1:length(vali),vali,type='b',pch=20,col=colors[(i %% length(colors))])
  }
}




# parameters
# Do not modify the variables beginning with "__"
targetmat=list(c(4532.976454518379,4544.096512536955),c(7012.711807659522,6096.488694125858),c(3428.811494418141,3425.5874980904773),c(3503.82728178373,3180.9904718543794),c(4770.6669268453,4058.5898524200775),c(5021.84338341772,4005.7372286605187),c(11868.509010054535,9386.871805854673),c(7946.6162166603335,6219.40177263646),c(3151.5059433700662,3055.619131773565),c(5365.735981677947,5213.972790419736))
targetgene="CCR5"
collabel=c("P4_F1.fq","P4_F3.fq")

# set up color using RColorBrewer
#library(RColorBrewer)
#colors <- brewer.pal(length(targetgenelist), "Set1")

colors=c( "#E41A1C", "#377EB8", "#4DAF4A", "#984EA3", "#FF7F00",  "#A65628", "#F781BF",
          "#999999", "#66C2A5", "#FC8D62", "#8DA0CB", "#E78AC3", "#A6D854", "#FFD92F", "#E5C494", "#B3B3B3", 
          "#8DD3C7", "#FFFFB3", "#BEBADA", "#FB8072", "#80B1D3", "#FDB462", "#B3DE69", "#FCCDE5",
          "#D9D9D9", "#BC80BD", "#CCEBC5", "#FFED6F")


## code

targetmatvec=unlist(targetmat)+1
yrange=range(targetmatvec[targetmatvec>0]);
# yrange[1]=1; # set the minimum value to 1
for(i in 1:length(targetmat)){
  vali=targetmat[[i]]+1;
  if(i==1){
    plot(1:length(vali),vali,type='b',las=1,pch=20,main=paste('sgRNAs in',targetgene),ylab='Read counts',xlab='Samples',xlim=c(0.7,length(vali)+0.3),ylim = yrange,col=colors[(i %% length(colors))],xaxt='n',log='y')
    axis(1,at=1:length(vali),labels=(collabel),las=2)
    # lines(0:100,rep(1,101),col='black');
  }else{
    lines(1:length(vali),vali,type='b',pch=20,col=colors[(i %% length(colors))])
  }
}




# parameters
# Do not modify the variables beginning with "__"
targetmat=list(c(3335.2524787149914,3187.1361257799094),c(4323.100824697799,4101.609429898788),c(4586.077517485031,3924.614596843521),c(4184.869486181434,3882.8241501499165),c(3847.7198800439564,3547.271445815973),c(7451.006295638243,6631.160585646977))
targetgene="mKate2"
collabel=c("P4_F1.fq","P4_F3.fq")

# set up color using RColorBrewer
#library(RColorBrewer)
#colors <- brewer.pal(length(targetgenelist), "Set1")

colors=c( "#E41A1C", "#377EB8", "#4DAF4A", "#984EA3", "#FF7F00",  "#A65628", "#F781BF",
          "#999999", "#66C2A5", "#FC8D62", "#8DA0CB", "#E78AC3", "#A6D854", "#FFD92F", "#E5C494", "#B3B3B3", 
          "#8DD3C7", "#FFFFB3", "#BEBADA", "#FB8072", "#80B1D3", "#FDB462", "#B3DE69", "#FCCDE5",
          "#D9D9D9", "#BC80BD", "#CCEBC5", "#FFED6F")


## code

targetmatvec=unlist(targetmat)+1
yrange=range(targetmatvec[targetmatvec>0]);
# yrange[1]=1; # set the minimum value to 1
for(i in 1:length(targetmat)){
  vali=targetmat[[i]]+1;
  if(i==1){
    plot(1:length(vali),vali,type='b',las=1,pch=20,main=paste('sgRNAs in',targetgene),ylab='Read counts',xlab='Samples',xlim=c(0.7,length(vali)+0.3),ylim = yrange,col=colors[(i %% length(colors))],xaxt='n',log='y')
    axis(1,at=1:length(vali),labels=(collabel),las=2)
    # lines(0:100,rep(1,101),col='black');
  }else{
    lines(1:length(vali),vali,type='b',pch=20,col=colors[(i %% length(colors))])
  }
}




# parameters
# Do not modify the variables beginning with "__"
targetmat=list(c(7149.257398145201,6239.067865198156),c(5926.247201881502,4391.684295183809),c(5578.140233544557,4477.72345014123),c(3147.291573293348,2415.241992733329),c(5473.623855641939,4823.109200756022),c(2152.700235187791,2026.8366646398267),c(4420.8742104776675,3414.5253210245232),c(7887.615035586275,6798.322372421396),c(2309.474802041718,2252.9967290993345),c(2572.4514948289498,2346.4106687673916))
targetgene="AAVS1"
collabel=c("P4_F1.fq","P4_F3.fq")

# set up color using RColorBrewer
#library(RColorBrewer)
#colors <- brewer.pal(length(targetgenelist), "Set1")

colors=c( "#E41A1C", "#377EB8", "#4DAF4A", "#984EA3", "#FF7F00",  "#A65628", "#F781BF",
          "#999999", "#66C2A5", "#FC8D62", "#8DA0CB", "#E78AC3", "#A6D854", "#FFD92F", "#E5C494", "#B3B3B3", 
          "#8DD3C7", "#FFFFB3", "#BEBADA", "#FB8072", "#80B1D3", "#FDB462", "#B3DE69", "#FCCDE5",
          "#D9D9D9", "#BC80BD", "#CCEBC5", "#FFED6F")


## code

targetmatvec=unlist(targetmat)+1
yrange=range(targetmatvec[targetmatvec>0]);
# yrange[1]=1; # set the minimum value to 1
for(i in 1:length(targetmat)){
  vali=targetmat[[i]]+1;
  if(i==1){
    plot(1:length(vali),vali,type='b',las=1,pch=20,main=paste('sgRNAs in',targetgene),ylab='Read counts',xlab='Samples',xlim=c(0.7,length(vali)+0.3),ylim = yrange,col=colors[(i %% length(colors))],xaxt='n',log='y')
    axis(1,at=1:length(vali),labels=(collabel),las=2)
    # lines(0:100,rep(1,101),col='black');
  }else{
    lines(1:length(vali),vali,type='b',pch=20,col=colors[(i %% length(colors))])
  }
}




# parameters
# Do not modify the variables beginning with "__"
targetmat=list(c(7121.442555638859,1948.1722943930413),c(6088.079012827491,902.1819962678186),c(6364.5416898602225,1424.562579937877),c(3441.4546046482965,830.8924107316694),c(8018.260507964547,1822.8009543122273),c(12232.63058468301,4861.212255094309))
targetgene="SOX9"
collabel=c("P4_F1.fq","P4_F3.fq")

# set up color using RColorBrewer
#library(RColorBrewer)
#colors <- brewer.pal(length(targetgenelist), "Set1")

colors=c( "#E41A1C", "#377EB8", "#4DAF4A", "#984EA3", "#FF7F00",  "#A65628", "#F781BF",
          "#999999", "#66C2A5", "#FC8D62", "#8DA0CB", "#E78AC3", "#A6D854", "#FFD92F", "#E5C494", "#B3B3B3", 
          "#8DD3C7", "#FFFFB3", "#BEBADA", "#FB8072", "#80B1D3", "#FDB462", "#B3DE69", "#FCCDE5",
          "#D9D9D9", "#BC80BD", "#CCEBC5", "#FFED6F")


## code

targetmatvec=unlist(targetmat)+1
yrange=range(targetmatvec[targetmatvec>0]);
# yrange[1]=1; # set the minimum value to 1
for(i in 1:length(targetmat)){
  vali=targetmat[[i]]+1;
  if(i==1){
    plot(1:length(vali),vali,type='b',las=1,pch=20,main=paste('sgRNAs in',targetgene),ylab='Read counts',xlab='Samples',xlim=c(0.7,length(vali)+0.3),ylim = yrange,col=colors[(i %% length(colors))],xaxt='n',log='y')
    axis(1,at=1:length(vali),labels=(collabel),las=2)
    # lines(0:100,rep(1,101),col='black');
  }else{
    lines(1:length(vali),vali,type='b',pch=20,col=colors[(i %% length(colors))])
  }
}



dev.off()
Sweave("P4_46_day7_summary.Rnw");
library(tools);

texi2dvi("P4_46_day7_summary.tex",pdf=TRUE);
